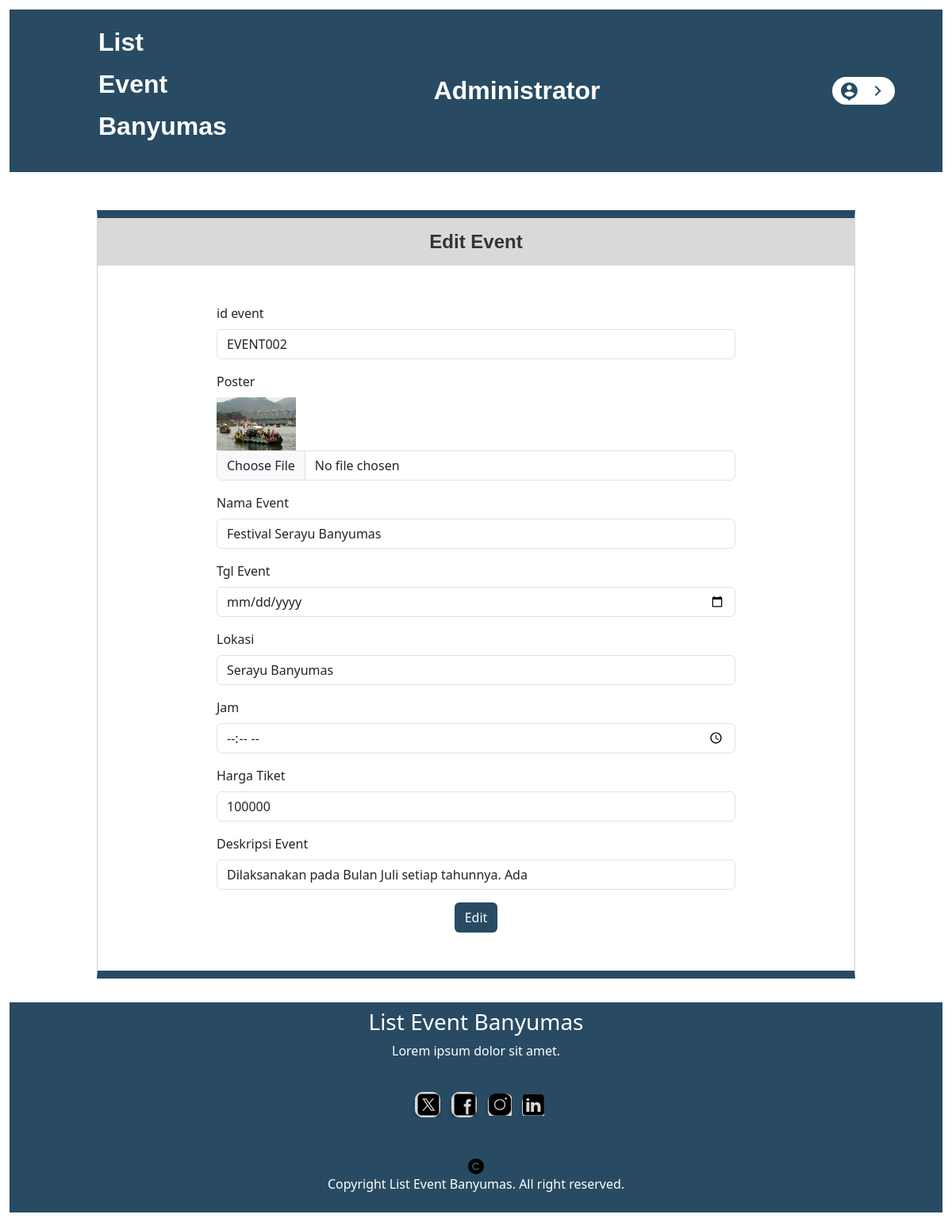
Page /edit_event.php?id=EVENT002 (signed in) on the committed database.
### tables this page shows
CREATE TABLE `event` (
  `id_event` varchar(8) NOT NULL,
  `nama_event` varchar(30) DEFAULT NULL,
  `tgl_event` varchar(30) DEFAULT NULL,
  `deskripsi_event` varchar(50) DEFAULT NULL,
  `lokasi` varchar(30) DEFAULT NULL,
  `harga_tiket` int(10) DEFAULT NULL,
  `poster` varchar(100) DEFAULT NULL,
  `jam` varchar(20) DEFAULT NULL
);

### pungsi.php (called while the page is built, shortened)
<?php
$conn = mysqli_connect("localhost", "root", "", "db_list_event");
function query($query){
    global $conn;
    $result = mysqli_query($conn, $query);
    $rows = [];
    while($row = mysqli_fetch_assoc($result)){
        $rows[] = $row;
    }
    return $rows;
}
?>

### edit_event.php (the view, shortened to what this page needs)
<?php
require 'pungsi.php';
$id = $_GET["id"];
$evt = query("SELECT * FROM event WHERE id_event = '$id'")[0];
?>
<!DOCTYPE html>
<html>
<head>
  <link rel="stylesheet" href="https://cdnjs.cloudflare.com/ajax/libs/font-awesome/5.15.4/css/all.min.css">
  <link href="https://cdn.jsdelivr.net/npm/bootstrap@5.3.2/dist/css/bootstrap.min.css" rel="stylesheet">
  <link rel="stylesheet" href="tambah_user.css" />
</head>
<body>
  <nav class="navbar custom-navbar navbar-expand-lg">
    <div class="container-fluid">
        <div class="navbar-brand custom-brand" style="margin-left: 100px;">
            <p>List</p>
            <p>Event</p>
            <p>Banyumas</p>
        </div>
        <div class="navbar-title text-center custom-title">
            Administrator
        </div>
        <div class="navbar-left ms-5">
            <button class="btn badge bg-white me-5" style="border-radius: 20px;">
                <img src="./img/account-pin-circle-fill-1-1.svg" class="me-2" width="25" height="25" alt="User Icon"/>
                <img src="img/arrow-right-s-line 2.png" width="25" height="25" alt="Arrow Icon"/>
            </button>
        </div>
    </div>
</nav>
<div class="container-fluid mt-5">
    <div class="row justify-content-center">
        <div class="col-md-10">
            <div class="card" style="border-radius: 0;border-top: 10px solid #284b63;border-bottom: 10px solid #284b63;">
                <div class="card-body" style="margin: 0;padding: 0;">
                    <div class="table-title text-center p-3" style="
                    height: 60px; background-color: #D9D9D9;">
                        <p>Edit Event</p>
                    </div>
                    <div class="container" style="padding-right: 150px; padding-left: 150px;">
                        <form action="" method="post" enctype="multipart/form-data" class="my-5">
                            <div class="mb-3">
                              <label class="form-label">id event</label>
                              <input type="text" name="id_event" class="form-control" aria-describedby="id_event" required value="<?= $evt["id_event"];?>">
                            </div>
                            <div class="mb-3">
                              <label class="form-label">Poster</label><br>
                              <img src="img/<?= $evt['poster'];?>" width="100px"><br>
                              <input type="file" name="poster" class="form-control" aria-describedby="poster">
                            </div>
                            <div class="mb-3">
                              <label class="form-label">Nama Event</label>
                              <input type="text" name="nama_event" class="form-control" aria-describedby="nama_event"required value="<?= $evt["nama_event"];?>">
                            </div>
                            <div class="mb-3">
                              <label class="form-label">Tgl Event</label>
                              <input type="date" name="tgl_event" class="form-control" aria-describedby="tgl_event"required value="<?= $evt["tgl_event"];?>">
                            </div>
                            <div class="mb-3">
                                <label class="form-label">Lokasi</label>
                                <input type="text" name="lokasi" class="form-control" aria-describedby="lokasi"required value="<?= $evt["lokasi"];?>">
                              </div>
                            <div class="mb-3">
                              <label for="jam" class="form-label">Jam</label>
                              <input type="time" name="jam" class="form-control" id="jam"required value="<?= $evt["jam"];?>">
                            </div>
                            <div class="mb-3">
                              <label for="harga_tiket" class="form-label">Harga Tiket</label>
                              <input type="harga_tiket" name="harga_tiket" class="form-control" id="harga_tiket"required value="<?= $evt["harga_tiket"];?>">
                            </div>
                            <div class="mb-3">
                              <label for="deskripsi_event" class="form-label">Deskripsi Event</label>
                              <input type="text" name="deskripsi_event" class="form-control" id="deskripsi_event"required value="<?= $evt["deskripsi_event"];?>">
                            </div>
                            <div class="text-center">
                                <button type="submit" name="submit" class="btn text-white" style="background-color: #284b63;">Edit</button>
                            </div>
                          </form>
                    </div>
                </div>
            </div>
        </div>
    </div>
</div>
  <footer class="align-items-center" style="background-color: #284b63; color: white; text-align: center;padding: 8px;margin-top: 30px;">
    <h3>List Event Banyumas</h3>
    <p>Lorem ipsum dolor sit amet.</p><br>
    <img src="./img/icons8-twitter-1.svg" alt="" style="background-image: url(./img/rectangle-30.svg);margin-left: 5px;padding-left: 5px;">
    <img src="./img/icons8-facebook-1.svg" alt="" style="background-image: url(./img/rectangle-30.svg);margin-left: 5px;padding-left: 5px;">
    <img src="./img/vector-14.svg" alt="" style="background-image: url(./img/rectangle-30.svg);margin-left: 5px;padding-left: 5px;">
    <img src="./img/vector-16.svg" alt="" style="background-image: url(./img/rectangle-30.svg);margin-left: 5px;padding-left: 5px;">
    <br><br><br>
    <img src="./img/vector-15.svg" alt="">
    <p>Copyright List Event Banyumas. All right reserved.</p>
  </footer>
</body>
</html>

### tambah_user.css (style rules this page uses)
body { margin: 1%; }
.custom-navbar { height: 205px; background-color: #284b63; }
.custom-brand { font-family: "Jost-Bold", Helvetica; font-weight: 700; color: #ffffff; font-size: 32px; letter-spacing: 0; line-height: normal; }
.navbar-title { font-family: "Jost-Bold", Helvetica; font-weight: 700; color: #ffffff; font-size: 32px; letter-spacing: 0; line-height: normal; }
.table-title { font-family: "Poppins-Bold", Helvetica; font-weight: 700; color: #353535; font-size: 24px; letter-spacing: 0; line-height: normal; }

### rows in the picture
event: id_event "EVENT002", poster (picture), nama_event "Festival Serayu Banyumas", lokasi "Serayu Banyumas", harga_tiket "100000", deskripsi_event "Dilaksanakan pada Bulan Juli setiap tahunnya. Ada"
